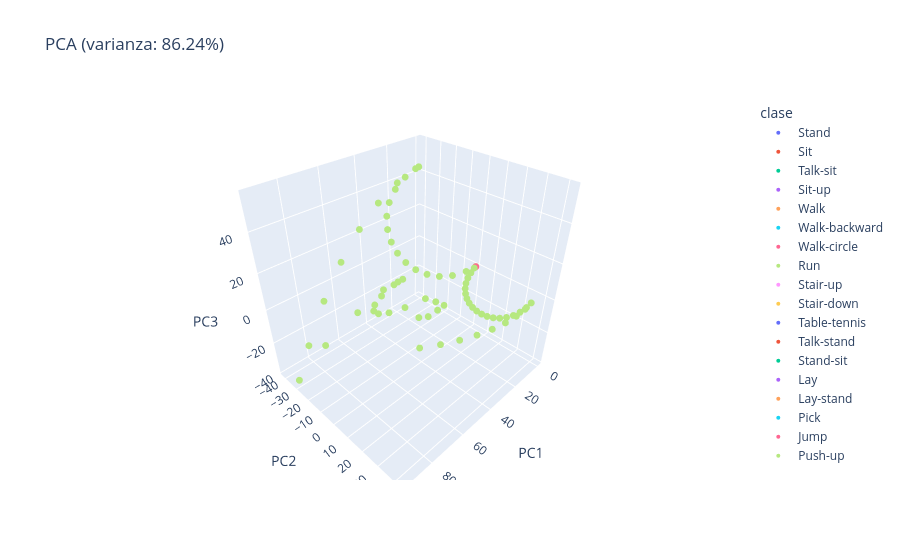

The cell this chart's notebook holds for it:
### Markdown cell above
Eliminando las muestras de la clase run, podemos observar que el resto de clases se agrupan en la misma zona, a excepción de la clase 'jump', que se separa un poco más del resto.

### Code cell
fig = px.scatter_3d(df_pca3,
                    x='PC1', y='PC2', z='PC3', color='clase',
                    title=f'PCA (varianza: 86.24%)')

fig.update_traces(marker=dict(
    size=4,        # Tamaño fijo (pixeles)
    sizemode='diameter',  # 'diameter' o 'area'
    sizeref=1      # Escala (1=normal)
))

fig.show()

### Figure 1 — Plotly figure (JSON) as saved in the notebook; plotly's stock layout.template omitted (floating-point values rounded to 4 significant figures; data arrays with more than 128 entries replaced by an {"elided": "..."} marker saying what was removed)
{"data": [{"hovertemplate": "clase=Stand<br>PC1=%{x}<br>PC2=%{y}<br>PC3=%{z}<extra></extra>", "legendgroup": "Stand", "marker": {"color": "#636efa", "size": 4, "sizemode": "diameter", "sizeref": 1, "symbol": "circle"}, "mode": "markers", "name": "Stand", "scene": "scene", "showlegend": true, "type": "scatter3d", "x": {"elided": "1886 float values"}, "y": {"elided": "1886 float values"}, "z": {"elided": "1886 float values"}}, {"hovertemplate": "clase=Sit<br>PC1=%{x}<br>PC2=%{y}<br>PC3=%{z}<extra></extra>", "legendgroup": "Sit", "marker": {"color": "#EF553B", "size": 4, "sizemode": "diameter", "sizeref": 1, "symbol": "circle"}, "mode": "markers", "name": "Sit", "scene": "scene", "showlegend": true, "type": "scatter3d", "x": {"elided": "1874 float values"}, "y": {"elided": "1874 float values"}, "z": {"elided": "1874 float values"}}, {"hovertemplate": "clase=Talk-sit<br>PC1=%{x}<br>PC2=%{y}<br>PC3=%{z}<extra></extra>", "legendgroup": "Talk-sit", "marker": {"color": "#00cc96", "size": 4, "sizemode": "diameter", "sizeref": 1, "symbol": "circle"}, "mode": "markers", "name": "Talk-sit", "scene": "scene", "showlegend": true, "type": "scatter3d", "x": {"elided": "1797 float values"}, "y": {"elided": "1797 float values"}, "z": {"elided": "1797 float values"}}, {"hovertemplate": "clase=Sit-up<br>PC1=%{x}<br>PC2=%{y}<br>PC3=%{z}<extra></extra>", "legendgroup": "Sit-up", "marker": {"color": "#ab63fa", "size": 4, "sizemode": "diameter", "sizeref": 1, "symbol": "circle"}, "mode": "markers", "name": "Sit-up", "scene": "scene", "showlegend": true, "type": "scatter3d", "x": {"elided": "1005 float values"}, "y": {"elided": "1005 float values"}, "z": {"elided": "1005 float values"}}, {"hovertemplate": "clase=Walk<br>PC1=%{x}<br>PC2=%{y}<br>PC3=%{z}<extra></extra>", "legendgroup": "Walk", "marker": {"color": "#FFA15A", "size": 4, "sizemode": "diameter", "sizeref": 1, "symbol": "circle"}, "mode": "markers", "name": "Walk", "scene": "scene", "showlegend": true, "type": "scatter3d", "x": {"elided": "882 float values"}, "y": {"elided": "882 float values"}, "z": {"elided": "882 float values"}}, {"hovertemplate": "clase=Walk-backward<br>PC1=%{x}<br>PC2=%{y}<br>PC3=%{z}<extra></extra>", "legendgroup": "Walk-backward", "marker": {"color": "#19d3f3", "size": 4, "sizemode": "diameter", "sizeref": 1, "symbol": "circle"}, "mode": "markers", "name": "Walk-backward", "scene": "scene", "showlegend": true, "type": "scatter3d", "x": {"elided": "317 float values"}, "y": {"elided": "317 float values"}, "z": {"elided": "317 float values"}}, {"hovertemplate": "clase=Walk-circle<br>PC1=%{x}<br>PC2=%{y}<br>PC3=%{z}<extra></extra>", "legendgroup": "Walk-circle", "marker": {"color": "#FF6692", "size": 4, "sizemode": "diameter", "sizeref": 1, "symbol": "circle"}, "mode": "markers", "name": "Walk-circle", "scene": "scene", "showlegend": true, "type": "scatter3d", "x": {"elided": "259 float values"}, "y": {"elided": "259 float values"}, "z": {"elided": "259 float values"}}, {"hovertemplate": "clase=Run<br>PC1=%{x}<br>PC2=%{y}<br>PC3=%{z}<extra></extra>", "legendgroup": "Run", "marker": {"color": "#B6E880", "size": 4, "sizemode": "diameter", "sizeref": 1, "symbol": "circle"}, "mode": "markers", "name": "Run", "scene": "scene", "showlegend": true, "type": "scatter3d", "x": {"elided": "595 float values"}, "y": {"elided": "595 float values"}, "z": {"elided": "595 float values"}}, {"hovertemplate": "clase=Stair-up<br>PC1=%{x}<br>PC2=%{y}<br>PC3=%{z}<extra></extra>", "legendgroup": "Stair-up", "marker": {"color": "#FF97FF", "size": 4, "sizemode": "diameter", "sizeref": 1, "symbol": "circle"}, "mode": "markers", "name": "Stair-up", "scene": "scene", "showlegend": true, "type": "scatter3d", "x": {"elided": "798 float values"}, "y": {"elided": "798 float values"}, "z": {"elided": "798 float values"}}, {"hovertemplate": "clase=Stair-down<br>PC1=%{x}<br>PC2=%{y}<br>PC3=%{z}<extra></extra>", "legendgroup": "Stair-down", "marker": {"color": "#FECB52", "size": 4, "sizemode": "diameter", "sizeref": 1, "symbol": "circle"}, "mode": "markers", "name": "Stair-down", "scene": "scene", "showlegend": true, "type": "scatter3d", "x": {"elided": "781 float values"}, "y": {"elided": "781 float values"}, "z": {"elided": "781 float values"}}, {"hovertemplate": "clase=Table-tennis<br>PC1=%{x}<br>PC2=%{y}<br>PC3=%{z}<extra></extra>", "legendgroup": "Table-tennis", "marker": {"color": "#636efa", "size": 4, "sizemode": "diameter", "sizeref": 1, "symbol": "circle"}, "mode": "markers", "name": "Table-tennis", "scene": "scene", "showlegend": true, "type": "scatter3d", "x": {"elided": "458 float values"}, "y": {"elided": "458 float values"}, "z": {"elided": "458 float values"}}, {"hovertemplate": "clase=Talk-stand<br>PC1=%{x}<br>PC2=%{y}<br>PC3=%{z}<extra></extra>", "legendgroup": "Talk-stand", "marker": {"color": "#EF553B", "size": 4, "sizemode": "diameter", "sizeref": 1, "symbol": "circle"}, "mode": "markers", "name": "Talk-stand", "scene": "scene", "showlegend": true, "type": "scatter3d", "x": {"elided": "1866 float values"}, "y": {"elided": "1866 float values"}, "z": {"elided": "1866 float values"}}, {"hovertemplate": "clase=Stand-sit<br>PC1=%{x}<br>PC2=%{y}<br>PC3=%{z}<extra></extra>", "legendgroup": "Stand-sit", "marker": {"color": "#00cc96", "size": 4, "sizemode": "diameter", "sizeref": 1, "symbol": "circle"}, "mode": "markers", "name": "Stand-sit", "scene": "scene", "showlegend": true, "type": "scatter3d", "x": {"elided": "2178 float values"}, "y": {"elided": "2178 float values"}, "z": {"elided": "2178 float values"}}, {"hovertemplate": "clase=Lay<br>PC1=%{x}<br>PC2=%{y}<br>PC3=%{z}<extra></extra>", "legendgroup": "Lay", "marker": {"color": "#ab63fa", "size": 4, "sizemode": "diameter", "sizeref": 1, "symbol": "circle"}, "mode": "markers", "name": "Lay", "scene": "scene", "showlegend": true, "type": "scatter3d", "x": {"elided": "1813 float values"}, "y": {"elided": "1813 float values"}, "z": {"elided": "1813 float values"}}, {"hovertemplate": "clase=Lay-stand<br>PC1=%{x}<br>PC2=%{y}<br>PC3=%{z}<extra></extra>", "legendgroup": "Lay-stand", "marker": {"color": "#FFA15A", "size": 4, "sizemode": "diameter", "sizeref": 1, "symbol": "circle"}, "mode": "markers", "name": "Lay-stand", "scene": "scene", "showlegend": true, "type": "scatter3d", "x": {"elided": "1762 float values"}, "y": {"elided": "1762 float values"}, "z": {"elided": "1762 float values"}}, {"hovertemplate": "clase=Pick<br>PC1=%{x}<br>PC2=%{y}<br>PC3=%{z}<extra></extra>", "legendgroup": "Pick", "marker": {"color": "#19d3f3", "size": 4, "sizemode": "diameter", "sizeref": 1, "symbol": "circle"}, "mode": "markers", "name": "Pick", "scene": "scene", "showlegend": true, "type": "scatter3d", "x": {"elided": "1333 float values"}, "y": {"elided": "1333 float values"}, "z": {"elided": "1333 float values"}}, {"hovertemplate": "clase=Jump<br>PC1=%{x}<br>PC2=%{y}<br>PC3=%{z}<extra></extra>", "legendgroup": "Jump", "marker": {"color": "#FF6692", "size": 4, "sizemode": "diameter", "sizeref": 1, "symbol": "circle"}, "mode": "markers", "name": "Jump", "scene": "scene", "showlegend": true, "type": "scatter3d", "x": {"elided": "666 float values"}, "y": {"elided": "666 float values"}, "z": {"elided": "666 float values"}}, {"hovertemplate": "clase=Push-up<br>PC1=%{x}<br>PC2=%{y}<br>PC3=%{z}<extra></extra>", "legendgroup": "Push-up", "marker": {"color": "#B6E880", "size": 4, "sizemode": "diameter", "sizeref": 1, "symbol": "circle"}, "mode": "markers", "name": "Push-up", "scene": "scene", "showlegend": true, "type": "scatter3d", "x": {"elided": "480 float values"}, "y": {"elided": "480 float values"}, "z": {"elided": "480 float values"}}], "layout": {"legend": {"title": {"text": "clase"}, "tracegroupgap": 0}, "scene": {"domain": {"x": [0, 1], "y": [0, 1]}, "xaxis": {"title": {"text": "PC1"}}, "yaxis": {"title": {"text": "PC2"}}, "zaxis": {"title": {"text": "PC3"}}}, "title": {"text": "PCA (varianza: 86.24%)"}}}
